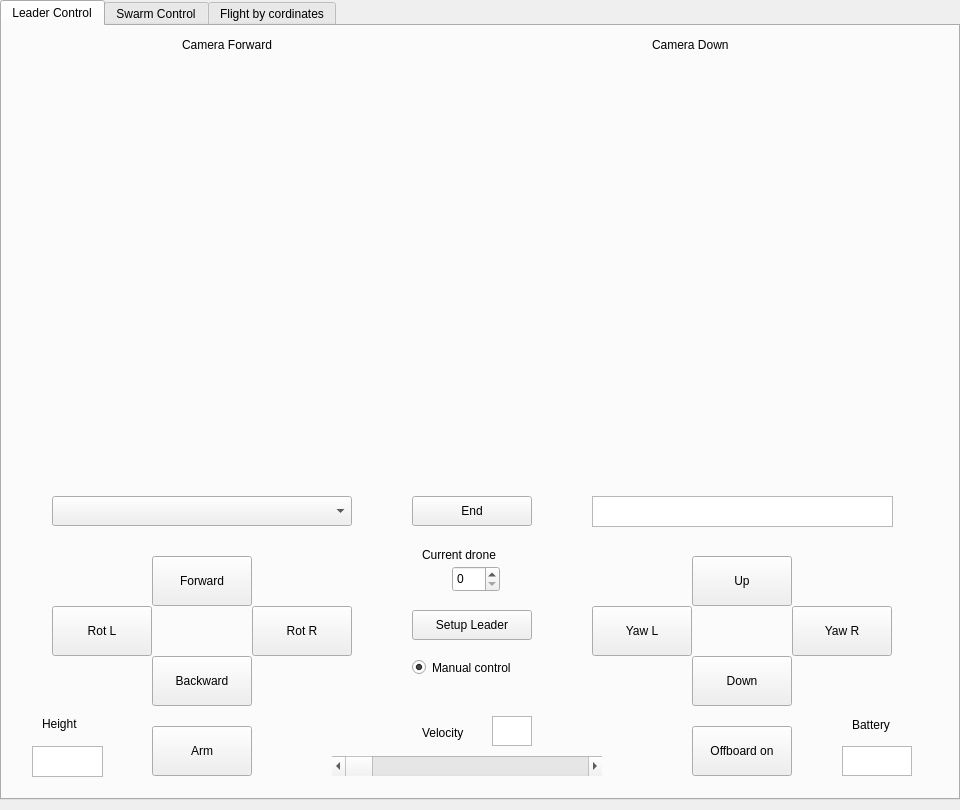
<?xml version="1.0" encoding="UTF-8"?>
<ui version="4.0">
 <class>MainWindow</class>
 <widget class="QWidget" name="MainWindow">
  <property name="geometry">
   <rect>
    <x>0</x>
    <y>0</y>
    <width>960</width>
    <height>810</height>
   </rect>
  </property>
  <property name="windowTitle">
   <string>UAV GUI</string>
  </property>
  <widget class="QWidget" name="centralwidget" native="true">
   <property name="geometry">
    <rect>
     <x>0</x>
     <y>0</y>
     <width>960</width>
     <height>800</height>
    </rect>
   </property>
   <widget class="QTabWidget" name="tabWidget">
    <property name="geometry">
     <rect>
      <x>0</x>
      <y>0</y>
      <width>960</width>
      <height>800</height>
     </rect>
    </property>
    <property name="currentIndex">
     <number>0</number>
    </property>
    <widget class="QWidget" name="leaderTab">
     <attribute name="title">
      <string>Leader Control</string>
     </attribute>
     <widget class="QPushButton" name="rotLeftButton">
      <property name="geometry">
       <rect>
        <x>50</x>
        <y>580</y>
        <width>100</width>
        <height>50</height>
       </rect>
      </property>
      <property name="text">
       <string>Rot L</string>
      </property>
     </widget>
     <widget class="QPushButton" name="forwardButton">
      <property name="geometry">
       <rect>
        <x>150</x>
        <y>530</y>
        <width>100</width>
        <height>50</height>
       </rect>
      </property>
      <property name="text">
       <string>Forward</string>
      </property>
     </widget>
     <widget class="QLabel" name="velocityLabel">
      <property name="geometry">
       <rect>
        <x>420</x>
        <y>696</y>
        <width>67</width>
        <height>21</height>
       </rect>
      </property>
      <property name="text">
       <string>Velocity</string>
      </property>
     </widget>
     <widget class="QPushButton" name="rotRightButton">
      <property name="geometry">
       <rect>
        <x>250</x>
        <y>580</y>
        <width>100</width>
        <height>50</height>
       </rect>
      </property>
      <property name="text">
       <string>Rot R</string>
      </property>
     </widget>
     <widget class="QPushButton" name="upButton">
      <property name="geometry">
       <rect>
        <x>690</x>
        <y>530</y>
        <width>100</width>
        <height>50</height>
       </rect>
      </property>
      <property name="text">
       <string>Up</string>
      </property>
     </widget>
     <widget class="QPushButton" name="backwardButton">
      <property name="geometry">
       <rect>
        <x>150</x>
        <y>630</y>
        <width>100</width>
        <height>50</height>
       </rect>
      </property>
      <property name="text">
       <string>Backward</string>
      </property>
     </widget>
     <widget class="QWidget" name="forwardCameraLayoutWidget">
      <property name="geometry">
       <rect>
        <x>30</x>
        <y>30</y>
        <width>420</width>
        <height>420</height>
       </rect>
      </property>
      <layout class="QHBoxLayout" name="forwardCameraLayout" stretch="0">
       <item>
        <widget class="rqt_uav_gui_cpp::RatioLayoutedFrame" name="forwardCameraFrame">
         <property name="sizePolicy">
          <sizepolicy hsizetype="Expanding" vsizetype="Expanding">
           <horstretch>0</horstretch>
           <verstretch>0</verstretch>
          </sizepolicy>
         </property>
         <property name="minimumSize">
          <size>
           <width>80</width>
           <height>80</height>
          </size>
         </property>
         <property name="contextMenuPolicy">
          <enum>Qt::ActionsContextMenu</enum>
         </property>
         <property name="lineWidth">
          <number>1</number>
         </property>
        </widget>
       </item>
      </layout>
     </widget>
     <widget class="QWidget" name="downCameraLayoutWidget">
      <property name="geometry">
       <rect>
        <x>490</x>
        <y>30</y>
        <width>420</width>
        <height>420</height>
       </rect>
      </property>
      <layout class="QHBoxLayout" name="downCameraLayout" stretch="0">
       <item>
        <widget class="rqt_uav_gui_cpp::RatioLayoutedFrame" name="downCameraFrame">
         <property name="sizePolicy">
          <sizepolicy hsizetype="Expanding" vsizetype="Expanding">
           <horstretch>0</horstretch>
           <verstretch>0</verstretch>
          </sizepolicy>
         </property>
         <property name="minimumSize">
          <size>
           <width>80</width>
           <height>80</height>
          </size>
         </property>
         <property name="contextMenuPolicy">
          <enum>Qt::ActionsContextMenu</enum>
         </property>
         <property name="lineWidth">
          <number>1</number>
         </property>
        </widget>
       </item>
      </layout>
     </widget>
     <widget class="QPushButton" name="yawLeftButton">
      <property name="geometry">
       <rect>
        <x>590</x>
        <y>580</y>
        <width>100</width>
        <height>50</height>
       </rect>
      </property>
      <property name="text">
       <string>Yaw L</string>
      </property>
     </widget>
     <widget class="QScrollBar" name="velocityScrollBar">
      <property name="geometry">
       <rect>
        <x>330</x>
        <y>730</y>
        <width>270</width>
        <height>20</height>
       </rect>
      </property>
      <property name="orientation">
       <enum>Qt::Horizontal</enum>
      </property>
     </widget>
     <widget class="QPushButton" name="downButton">
      <property name="geometry">
       <rect>
        <x>690</x>
        <y>630</y>
        <width>100</width>
        <height>50</height>
       </rect>
      </property>
      <property name="text">
       <string>Down</string>
      </property>
     </widget>
     <widget class="QLabel" name="forwardCameraLabel">
      <property name="geometry">
       <rect>
        <x>180</x>
        <y>10</y>
        <width>120</width>
        <height>17</height>
       </rect>
      </property>
      <property name="text">
       <string>Camera Forward</string>
      </property>
     </widget>
     <widget class="QTextBrowser" name="velocityText">
      <property name="geometry">
       <rect>
        <x>490</x>
        <y>690</y>
        <width>40</width>
        <height>30</height>
       </rect>
      </property>
     </widget>
     <widget class="QLabel" name="downCameraLabel">
      <property name="geometry">
       <rect>
        <x>650</x>
        <y>10</y>
        <width>120</width>
        <height>17</height>
       </rect>
      </property>
      <property name="text">
       <string>Camera Down</string>
      </property>
     </widget>
     <widget class="QPushButton" name="yawRightButton">
      <property name="geometry">
       <rect>
        <x>790</x>
        <y>580</y>
        <width>100</width>
        <height>50</height>
       </rect>
      </property>
      <property name="text">
       <string>Yaw R</string>
      </property>
     </widget>
     <widget class="QPushButton" name="endButton">
      <property name="geometry">
       <rect>
        <x>410</x>
        <y>470</y>
        <width>120</width>
        <height>30</height>
       </rect>
      </property>
      <property name="text">
       <string>End</string>
      </property>
     </widget>
     <widget class="QLabel" name="currentDroneLabel">
      <property name="geometry">
       <rect>
        <x>420</x>
        <y>520</y>
        <width>101</width>
        <height>17</height>
       </rect>
      </property>
      <property name="text">
       <string>Current drone</string>
      </property>
     </widget>
     <widget class="QComboBox" name="leaderBox">
      <property name="geometry">
       <rect>
        <x>50</x>
        <y>470</y>
        <width>300</width>
        <height>30</height>
       </rect>
      </property>
     </widget>
     <widget class="QSpinBox" name="currentDroneSpinBox">
      <property name="geometry">
       <rect>
        <x>450</x>
        <y>540</y>
        <width>48</width>
        <height>26</height>
       </rect>
      </property>
     </widget>
     <widget class="QPushButton" name="setupLeaderButton">
      <property name="geometry">
       <rect>
        <x>410</x>
        <y>584</y>
        <width>120</width>
        <height>30</height>
       </rect>
      </property>
      <property name="text">
       <string>Setup Leader</string>
      </property>
     </widget>
     <widget class="QTextBrowser" name="heightText">
      <property name="geometry">
       <rect>
        <x>30</x>
        <y>720</y>
        <width>71</width>
        <height>31</height>
       </rect>
      </property>
     </widget>
     <widget class="QLabel" name="heightLabel">
      <property name="geometry">
       <rect>
        <x>40</x>
        <y>690</y>
        <width>70</width>
        <height>16</height>
       </rect>
      </property>
      <property name="text">
       <string>Height</string>
      </property>
     </widget>
     <widget class="QTextBrowser" name="batteryText">
      <property name="geometry">
       <rect>
        <x>840</x>
        <y>720</y>
        <width>70</width>
        <height>30</height>
       </rect>
      </property>
     </widget>
     <widget class="QLabel" name="batteryLabel">
      <property name="geometry">
       <rect>
        <x>850</x>
        <y>690</y>
        <width>70</width>
        <height>17</height>
       </rect>
      </property>
      <property name="text">
       <string>Battery</string>
      </property>
     </widget>
     <widget class="QRadioButton" name="manualControlButton">
      <property name="geometry">
       <rect>
        <x>410</x>
        <y>630</y>
        <width>131</width>
        <height>23</height>
       </rect>
      </property>
      <property name="text">
       <string>Manual control</string>
      </property>
      <property name="checked">
       <bool>true</bool>
      </property>
     </widget>
     <widget class="QTextBrowser" name="leaderText">
      <property name="geometry">
       <rect>
        <x>590</x>
        <y>470</y>
        <width>301</width>
        <height>31</height>
       </rect>
      </property>
     </widget>
     <widget class="QPushButton" name="armButton">
      <property name="geometry">
       <rect>
        <x>150</x>
        <y>700</y>
        <width>100</width>
        <height>50</height>
       </rect>
      </property>
      <property name="text">
       <string>Arm</string>
      </property>
     </widget>
     <widget class="QPushButton" name="offboardOnButton">
      <property name="geometry">
       <rect>
        <x>690</x>
        <y>700</y>
        <width>100</width>
        <height>50</height>
       </rect>
      </property>
      <property name="text">
       <string>Offboard on</string>
      </property>
     </widget>
    </widget>
    <widget class="QWidget" name="swarmTab">
     <attribute name="title">
      <string>Swarm Control</string>
     </attribute>
     <widget class="QFrame" name="frame">
      <property name="geometry">
       <rect>
        <x>10</x>
        <y>20</y>
        <width>620</width>
        <height>620</height>
       </rect>
      </property>
      <property name="frameShape">
       <enum>QFrame::WinPanel</enum>
      </property>
      <property name="frameShadow">
       <enum>QFrame::Raised</enum>
      </property>
     </widget>
     <widget class="QScrollBar" name="minHeightScrollBar">
      <property name="geometry">
       <rect>
        <x>640</x>
        <y>70</y>
        <width>251</width>
        <height>23</height>
       </rect>
      </property>
      <property name="orientation">
       <enum>Qt::Horizontal</enum>
      </property>
     </widget>
     <widget class="QScrollBar" name="maxHeightScrollBar">
      <property name="geometry">
       <rect>
        <x>640</x>
        <y>170</y>
        <width>251</width>
        <height>23</height>
       </rect>
      </property>
      <property name="orientation">
       <enum>Qt::Horizontal</enum>
      </property>
     </widget>
     <widget class="QLabel" name="minHeightLabel">
      <property name="geometry">
       <rect>
        <x>640</x>
        <y>40</y>
        <width>251</width>
        <height>30</height>
       </rect>
      </property>
      <property name="text">
       <string>Min Height</string>
      </property>
     </widget>
     <widget class="QLabel" name="maxHeightLabel">
      <property name="geometry">
       <rect>
        <x>640</x>
        <y>140</y>
        <width>251</width>
        <height>30</height>
       </rect>
      </property>
      <property name="text">
       <string>Max Height</string>
      </property>
     </widget>
     <widget class="QComboBox" name="algorithmBox">
      <property name="geometry">
       <rect>
        <x>640</x>
        <y>490</y>
        <width>251</width>
        <height>31</height>
       </rect>
      </property>
     </widget>
     <widget class="QComboBox" name="configBox">
      <property name="geometry">
       <rect>
        <x>640</x>
        <y>380</y>
        <width>251</width>
        <height>31</height>
       </rect>
      </property>
     </widget>
     <widget class="QLabel" name="algorithmLabel">
      <property name="geometry">
       <rect>
        <x>640</x>
        <y>460</y>
        <width>251</width>
        <height>23</height>
       </rect>
      </property>
      <property name="text">
       <string>Algorithm</string>
      </property>
     </widget>
     <widget class="QLabel" name="configLabel">
      <property name="geometry">
       <rect>
        <x>640</x>
        <y>360</y>
        <width>251</width>
        <height>23</height>
       </rect>
      </property>
      <property name="text">
       <string>Config Presets</string>
      </property>
     </widget>
     <widget class="QScrollBar" name="distanceScrollBar">
      <property name="geometry">
       <rect>
        <x>640</x>
        <y>280</y>
        <width>251</width>
        <height>25</height>
       </rect>
      </property>
      <property name="orientation">
       <enum>Qt::Horizontal</enum>
      </property>
     </widget>
     <widget class="QLabel" name="distanceLabel">
      <property name="geometry">
       <rect>
        <x>640</x>
        <y>250</y>
        <width>251</width>
        <height>30</height>
       </rect>
      </property>
      <property name="text">
       <string>Distance Between Drones</string>
      </property>
     </widget>
    </widget>
    <widget class="QWidget" name="coordinatesTab">
     <attribute name="title">
      <string>Flight by cordinates</string>
     </attribute>
     <widget class="QRadioButton" name="manualControlButton_2">
      <property name="geometry">
       <rect>
        <x>380</x>
        <y>30</y>
        <width>131</width>
        <height>23</height>
       </rect>
      </property>
      <property name="autoFillBackground">
       <bool>false</bool>
      </property>
      <property name="text">
       <string>Manual Control</string>
      </property>
      <property name="checked">
       <bool>true</bool>
      </property>
     </widget>
     <widget class="QLabel" name="trackLabel">
      <property name="geometry">
       <rect>
        <x>400</x>
        <y>60</y>
        <width>111</width>
        <height>20</height>
       </rect>
      </property>
      <property name="text">
       <string>Current Track</string>
      </property>
     </widget>
     <widget class="QGraphicsView" name="map">
      <property name="geometry">
       <rect>
        <x>50</x>
        <y>100</y>
        <width>800</width>
        <height>430</height>
       </rect>
      </property>
     </widget>
     <widget class="QLabel" name="longitudeLabel">
      <property name="geometry">
       <rect>
        <x>140</x>
        <y>550</y>
        <width>250</width>
        <height>20</height>
       </rect>
      </property>
      <property name="text">
       <string>Longitude</string>
      </property>
     </widget>
     <widget class="QLabel" name="altitudeLabel">
      <property name="geometry">
       <rect>
        <x>140</x>
        <y>650</y>
        <width>250</width>
        <height>20</height>
       </rect>
      </property>
      <property name="text">
       <string>Altitude</string>
      </property>
     </widget>
     <widget class="QDoubleSpinBox" name="longitudeBox">
      <property name="geometry">
       <rect>
        <x>140</x>
        <y>570</y>
        <width>250</width>
        <height>22</height>
       </rect>
      </property>
     </widget>
     <widget class="QPushButton" name="addButton">
      <property name="geometry">
       <rect>
        <x>140</x>
        <y>710</y>
        <width>251</width>
        <height>30</height>
       </rect>
      </property>
      <property name="text">
       <string>Add Checkpoint</string>
      </property>
     </widget>
     <widget class="QDoubleSpinBox" name="latitudeBox">
      <property name="geometry">
       <rect>
        <x>140</x>
        <y>620</y>
        <width>250</width>
        <height>22</height>
       </rect>
      </property>
     </widget>
     <widget class="QLabel" name="latitudeLabel">
      <property name="geometry">
       <rect>
        <x>140</x>
        <y>600</y>
        <width>250</width>
        <height>20</height>
       </rect>
      </property>
      <property name="text">
       <string>Latitude</string>
      </property>
     </widget>
     <widget class="QDoubleSpinBox" name="altitudeBox">
      <property name="geometry">
       <rect>
        <x>140</x>
        <y>670</y>
        <width>250</width>
        <height>22</height>
       </rect>
      </property>
     </widget>
     <widget class="QLabel" name="progressLabel">
      <property name="geometry">
       <rect>
        <x>500</x>
        <y>680</y>
        <width>250</width>
        <height>20</height>
       </rect>
      </property>
      <property name="text">
       <string>Progress</string>
      </property>
     </widget>
     <widget class="QPushButton" name="stopButton">
      <property name="geometry">
       <rect>
        <x>500</x>
        <y>600</y>
        <width>251</width>
        <height>30</height>
       </rect>
      </property>
      <property name="text">
       <string>Stop</string>
      </property>
     </widget>
     <widget class="QPushButton" name="homeButton">
      <property name="geometry">
       <rect>
        <x>500</x>
        <y>640</y>
        <width>251</width>
        <height>30</height>
       </rect>
      </property>
      <property name="text">
       <string>Home</string>
      </property>
     </widget>
     <widget class="QPushButton" name="startButton">
      <property name="geometry">
       <rect>
        <x>500</x>
        <y>560</y>
        <width>251</width>
        <height>30</height>
       </rect>
      </property>
      <property name="text">
       <string>Start</string>
      </property>
     </widget>
     <widget class="QProgressBar" name="progressBar">
      <property name="geometry">
       <rect>
        <x>500</x>
        <y>710</y>
        <width>250</width>
        <height>30</height>
       </rect>
      </property>
      <property name="value">
       <number>24</number>
      </property>
     </widget>
    </widget>
   </widget>
  </widget>
 </widget>
 <customwidgets>
  <customwidget>
   <class>rqt_uav_gui_cpp::RatioLayoutedFrame</class>
   <extends>QFrame</extends>
   <header>rqt_uav_gui_cpp/rlf.h</header>
   <container>1</container>
  </customwidget>
 </customwidgets>
 <resources/>
 <connections/>
</ui>
